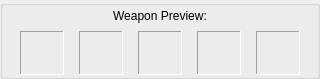
<?xml version="1.0" encoding="UTF-8"?>
<ui version="4.0">
 <class>QWeaponOrderTable</class>
 <widget class="QWidget" name="QWeaponOrderTable">
  <property name="geometry">
   <rect>
    <x>0</x>
    <y>0</y>
    <width>320</width>
    <height>79</height>
   </rect>
  </property>
  <property name="windowTitle">
   <string>Form</string>
  </property>
  <layout class="QVBoxLayout" name="verticalLayout_2">
   <property name="spacing">
    <number>0</number>
   </property>
   <property name="leftMargin">
    <number>0</number>
   </property>
   <property name="topMargin">
    <number>0</number>
   </property>
   <property name="rightMargin">
    <number>0</number>
   </property>
   <property name="bottomMargin">
    <number>0</number>
   </property>
   <item>
    <widget class="QGroupBox" name="groupBox">
     <property name="title">
      <string/>
     </property>
     <layout class="QGridLayout" name="gridLayout">
      <property name="leftMargin">
       <number>1</number>
      </property>
      <property name="topMargin">
       <number>1</number>
      </property>
      <property name="rightMargin">
       <number>1</number>
      </property>
      <property name="bottomMargin">
       <number>1</number>
      </property>
      <property name="horizontalSpacing">
       <number>1</number>
      </property>
      <item row="1" column="0">
       <layout class="QHBoxLayout" name="horizontalLayout">
        <property name="spacing">
         <number>15</number>
        </property>
        <item>
         <spacer name="horizontalSpacer">
          <property name="orientation">
           <enum>Qt::Orientation::Horizontal</enum>
          </property>
          <property name="sizeHint" stdset="0">
           <size>
            <width>40</width>
            <height>20</height>
           </size>
          </property>
         </spacer>
        </item>
        <item>
         <widget class="QFrame" name="frame">
          <property name="frameShape">
           <enum>QFrame::Shape::Panel</enum>
          </property>
          <property name="frameShadow">
           <enum>QFrame::Shadow::Sunken</enum>
          </property>
          <layout class="QGridLayout" name="gridLayout_2">
           <property name="leftMargin">
            <number>5</number>
           </property>
           <property name="topMargin">
            <number>5</number>
           </property>
           <property name="rightMargin">
            <number>5</number>
           </property>
           <property name="bottomMargin">
            <number>5</number>
           </property>
           <item row="0" column="0">
            <widget class="QLabel" name="slot0">
             <property name="minimumSize">
              <size>
               <width>32</width>
               <height>32</height>
              </size>
             </property>
             <property name="text">
              <string/>
             </property>
             <property name="pixmap">
              <pixmap resource="images.qrc">:/weaponImages/images/empty.png</pixmap>
             </property>
             <property name="scaledContents">
              <bool>true</bool>
             </property>
             <property name="alignment">
              <set>Qt::AlignmentFlag::AlignCenter</set>
             </property>
             <property name="textInteractionFlags">
              <set>Qt::TextInteractionFlag::NoTextInteraction</set>
             </property>
            </widget>
           </item>
          </layout>
         </widget>
        </item>
        <item>
         <widget class="QFrame" name="frame_1">
          <property name="frameShape">
           <enum>QFrame::Shape::Panel</enum>
          </property>
          <property name="frameShadow">
           <enum>QFrame::Shadow::Sunken</enum>
          </property>
          <layout class="QGridLayout" name="gridLayout_6">
           <property name="leftMargin">
            <number>5</number>
           </property>
           <property name="topMargin">
            <number>5</number>
           </property>
           <property name="rightMargin">
            <number>5</number>
           </property>
           <property name="bottomMargin">
            <number>5</number>
           </property>
           <item row="0" column="0">
            <widget class="QLabel" name="slot1">
             <property name="minimumSize">
              <size>
               <width>32</width>
               <height>32</height>
              </size>
             </property>
             <property name="text">
              <string/>
             </property>
             <property name="pixmap">
              <pixmap resource="images.qrc">:/weaponImages/images/empty.png</pixmap>
             </property>
             <property name="scaledContents">
              <bool>true</bool>
             </property>
             <property name="alignment">
              <set>Qt::AlignmentFlag::AlignCenter</set>
             </property>
             <property name="textInteractionFlags">
              <set>Qt::TextInteractionFlag::NoTextInteraction</set>
             </property>
            </widget>
           </item>
          </layout>
         </widget>
        </item>
        <item>
         <widget class="QFrame" name="frame_2">
          <property name="frameShape">
           <enum>QFrame::Shape::Panel</enum>
          </property>
          <property name="frameShadow">
           <enum>QFrame::Shadow::Sunken</enum>
          </property>
          <layout class="QGridLayout" name="gridLayout_5">
           <property name="leftMargin">
            <number>5</number>
           </property>
           <property name="topMargin">
            <number>5</number>
           </property>
           <property name="rightMargin">
            <number>5</number>
           </property>
           <property name="bottomMargin">
            <number>5</number>
           </property>
           <item row="0" column="0">
            <widget class="QLabel" name="slot2">
             <property name="minimumSize">
              <size>
               <width>32</width>
               <height>32</height>
              </size>
             </property>
             <property name="text">
              <string/>
             </property>
             <property name="pixmap">
              <pixmap resource="images.qrc">:/weaponImages/images/empty.png</pixmap>
             </property>
             <property name="scaledContents">
              <bool>true</bool>
             </property>
             <property name="alignment">
              <set>Qt::AlignmentFlag::AlignCenter</set>
             </property>
             <property name="textInteractionFlags">
              <set>Qt::TextInteractionFlag::NoTextInteraction</set>
             </property>
            </widget>
           </item>
          </layout>
         </widget>
        </item>
        <item>
         <widget class="QFrame" name="frame_3">
          <property name="frameShape">
           <enum>QFrame::Shape::Panel</enum>
          </property>
          <property name="frameShadow">
           <enum>QFrame::Shadow::Sunken</enum>
          </property>
          <layout class="QGridLayout" name="gridLayout_4">
           <property name="leftMargin">
            <number>5</number>
           </property>
           <property name="topMargin">
            <number>5</number>
           </property>
           <property name="rightMargin">
            <number>5</number>
           </property>
           <property name="bottomMargin">
            <number>5</number>
           </property>
           <item row="0" column="0">
            <widget class="QLabel" name="slot3">
             <property name="minimumSize">
              <size>
               <width>32</width>
               <height>32</height>
              </size>
             </property>
             <property name="text">
              <string/>
             </property>
             <property name="pixmap">
              <pixmap resource="images.qrc">:/weaponImages/images/empty.png</pixmap>
             </property>
             <property name="scaledContents">
              <bool>true</bool>
             </property>
             <property name="alignment">
              <set>Qt::AlignmentFlag::AlignCenter</set>
             </property>
             <property name="textInteractionFlags">
              <set>Qt::TextInteractionFlag::NoTextInteraction</set>
             </property>
            </widget>
           </item>
          </layout>
         </widget>
        </item>
        <item>
         <widget class="QFrame" name="frame_4">
          <property name="frameShape">
           <enum>QFrame::Shape::Panel</enum>
          </property>
          <property name="frameShadow">
           <enum>QFrame::Shadow::Sunken</enum>
          </property>
          <layout class="QGridLayout" name="gridLayout_3">
           <property name="leftMargin">
            <number>5</number>
           </property>
           <property name="topMargin">
            <number>5</number>
           </property>
           <property name="rightMargin">
            <number>5</number>
           </property>
           <property name="bottomMargin">
            <number>5</number>
           </property>
           <item row="0" column="0">
            <widget class="QLabel" name="slot4">
             <property name="minimumSize">
              <size>
               <width>32</width>
               <height>32</height>
              </size>
             </property>
             <property name="text">
              <string/>
             </property>
             <property name="pixmap">
              <pixmap resource="images.qrc">:/weaponImages/images/empty.png</pixmap>
             </property>
             <property name="scaledContents">
              <bool>true</bool>
             </property>
             <property name="alignment">
              <set>Qt::AlignmentFlag::AlignCenter</set>
             </property>
             <property name="textInteractionFlags">
              <set>Qt::TextInteractionFlag::NoTextInteraction</set>
             </property>
            </widget>
           </item>
          </layout>
         </widget>
        </item>
        <item>
         <spacer name="horizontalSpacer_2">
          <property name="orientation">
           <enum>Qt::Orientation::Horizontal</enum>
          </property>
          <property name="sizeHint" stdset="0">
           <size>
            <width>40</width>
            <height>20</height>
           </size>
          </property>
         </spacer>
        </item>
       </layout>
      </item>
      <item row="0" column="0">
       <widget class="QLabel" name="label">
        <property name="text">
         <string>Weapon Preview:</string>
        </property>
        <property name="scaledContents">
         <bool>false</bool>
        </property>
        <property name="alignment">
         <set>Qt::AlignmentFlag::AlignCenter</set>
        </property>
        <property name="margin">
         <number>0</number>
        </property>
       </widget>
      </item>
     </layout>
    </widget>
   </item>
  </layout>
 </widget>
 <resources>
  <include location="images.qrc"/>
 </resources>
 <connections/>
</ui>
